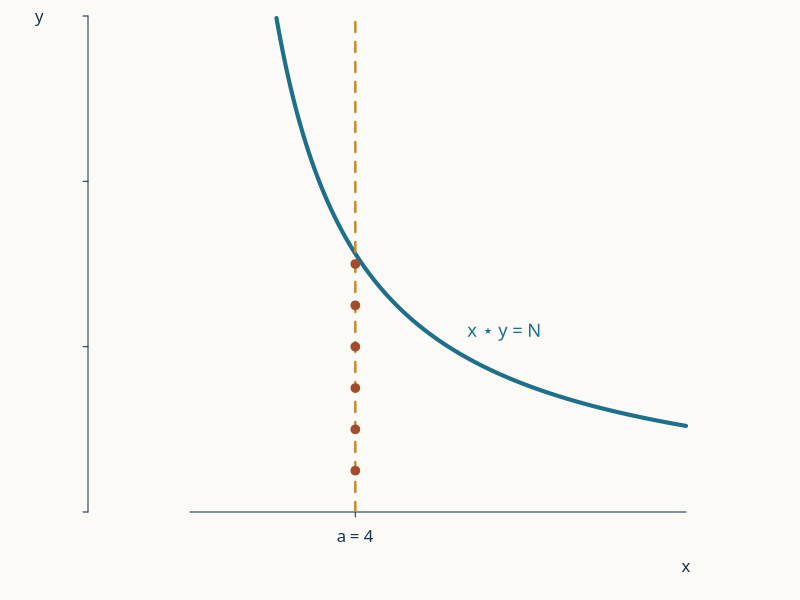

Generate this figure with R:
paper <- "#fbfaf7"
navy <- "#17324d"
teal <- "#1d6f8a"
rust <- "#a34b2a"
gold <- "#c28b27"
muted <- "#66737e"

png(
  "assets/star-row-geometry.png",
  width = 800,
  height = 800,
  res = 130,
  bg = paper
)

par(
  bg = paper,
  fg = navy,
  col.axis = navy,
  col.lab = navy,
  family = "Arial Unicode MS",
  mar = c(4.4, 4.4, 0.8, 0.6),
  mgp = c(2.45, 0.7, 0),
  tcl = -0.25
)

plot(
  NA,
  xlim = c(0, 12),
  ylim = c(0, 12),
  xaxs = "i",
  yaxs = "i",
  asp = 1,
  axes = FALSE,
  xlab = "",
  ylab = ""
)

segments(0, 0, 12, 0, col = navy, lwd = 1, xpd = NA)
axis(
  1,
  at = 4,
  labels = "a = 4",
  las = 1
)
axis(2, at = seq(0, 12, by = 4), labels = FALSE)
mtext("x", side = 1, at = 12, line = 2.2)
mtext("y", side = 2, at = 12, line = 2.2, las = 1)

x <- seq(25 / 11.95, 12, length.out = 1000)
y <- 25 / x
lines(x, y, col = teal, lwd = 4)
text(7.6, 4.35, "x ⋆ y = N", col = teal, cex = 1.1)

abline(v = 4, col = gold, lwd = 2.4, lty = 2)
points(rep(4, 6), 1:6, pch = 19, col = rust, cex = 1.15)

dev.off()
